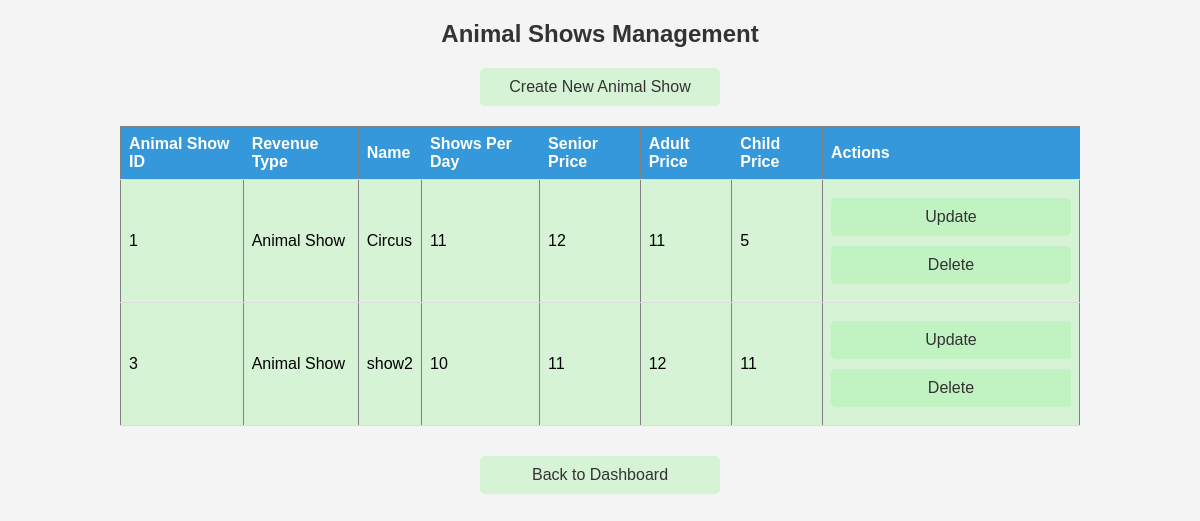
Screenshot of /animalShows/view_animal_shows.php with the database file from the repository.
### tables this page shows
CREATE TABLE IF NOT EXISTS `animalshow` (
  `AnimalShowID` int(11) NOT NULL AUTO_INCREMENT,
  `id` int(11) DEFAULT NULL,
  `Name` varchar(255) NOT NULL,
  `ShowsPerDay` int(11) NOT NULL,
  `SeniorPrice` int(11) NOT NULL,
  `AdultPrice` int(11) NOT NULL,
  `ChildPrice` int(11) NOT NULL,
  PRIMARY KEY (`AnimalShowID`) USING BTREE,
  UNIQUE KEY `Name` (`Name`),
  KEY `fk_revenuetype` (`id`) USING BTREE,
  CONSTRAINT `fk_revenuetype` FOREIGN KEY (`id`) REFERENCES `revenuetype` (`ID`) ON DELETE SET NULL
);

CREATE TABLE IF NOT EXISTS `revenuetype` (
  `ID` int(11) NOT NULL AUTO_INCREMENT,
  `BuildingID` int(11) DEFAULT NULL,
  `Name` varchar(255) NOT NULL,
  `Type` varchar(255) NOT NULL,
  PRIMARY KEY (`ID`),
  KEY `BuildingID` (`BuildingID`),
  CONSTRAINT `revenuetype_ibfk_1` FOREIGN KEY (`BuildingID`) REFERENCES `building` (`ID`)
);

### animalShows/view_animal_shows.php (the view, shortened to what this page needs)
<?php
include '../includes/db_connection.php';
$sql = "SELECT ASH.AnimalShowID, RT.Name AS RevenueType, ASH.Name, ASH.ShowsPerDay, ASH.SeniorPrice, ASH.AdultPrice, ASH.ChildPrice
        FROM AnimalShow AS ASH
        JOIN RevenueType AS RT ON ASH.id = RT.ID";
$result = $conn->query($sql);
?>
<!DOCTYPE html>
<html lang="en">
<head>
</head>
<body>
    <h2>Animal Shows Management</h2>
    <a href="create_animal_show.php">Create New Animal Show</a>
    <table border="1">
        <tr>
            <th>Animal Show ID</th>
            <th>Revenue Type</th>
            <th>Name</th>
            <th>Shows Per Day</th>
            <th>Senior Price</th>
            <th>Adult Price</th>
            <th>Child Price</th>
            <th>Actions</th>
        </tr>
        <?php while ($row = $result->fetch_assoc()) : ?>
            <tr>
                <td><?php echo $row['AnimalShowID']; ?></td>
                <td><?php echo $row['RevenueType']; ?></td>
                <td><?php echo $row['Name']; ?></td>
                <td><?php echo $row['ShowsPerDay']; ?></td>
                <td><?php echo $row['SeniorPrice']; ?></td>
                <td><?php echo $row['AdultPrice']; ?></td>
                <td><?php echo $row['ChildPrice']; ?></td>
                <td>
                    <a href="update_animal_show.php?id=<?php echo $row['AnimalShowID']; ?>">Update</a>
                    <a href="delete_animal_show.php?id=<?php echo $row['AnimalShowID']; ?>">Delete</a>
                </td>
            </tr>
        <?php endwhile; ?>
    </table>
    <a href="../dashboard.php">Back to Dashboard</a>
</body>
</html>

### animalShows/view_animal_shows.php (style rules this page uses)
body { font-family: Arial, sans-serif; background-color: #f4f4f4; margin: 0; padding: 0; }
h2 { text-align: center; color: #333; }
a { display: block; width: 200px; margin: 10px auto; padding: 10px 20px; background-color: rgba(144, 238, 144, 0.3); color: #333; text-decoration: none; border-radius: 5px; text-align: center; }
table { width: 80%; margin: 20px auto; border-collapse: collapse; margin-bottom: 30px; background-color: rgba(144, 238, 144, 0.3); }
th, td { padding: 8px; text-align: left; border-bottom: 1px solid #ddd; }
th { background-color: #3498db; color: white; }

### rows the page displays
animalshow: AnimalShowID "1", id.Name "Animal Show", Name "Circus", ShowsPerDay "11", SeniorPrice "12", AdultPrice "11", ChildPrice "5"
animalshow: AnimalShowID "3", id.Name "Animal Show", Name "show2", ShowsPerDay "10", SeniorPrice "11", AdultPrice "12", ChildPrice "11"
